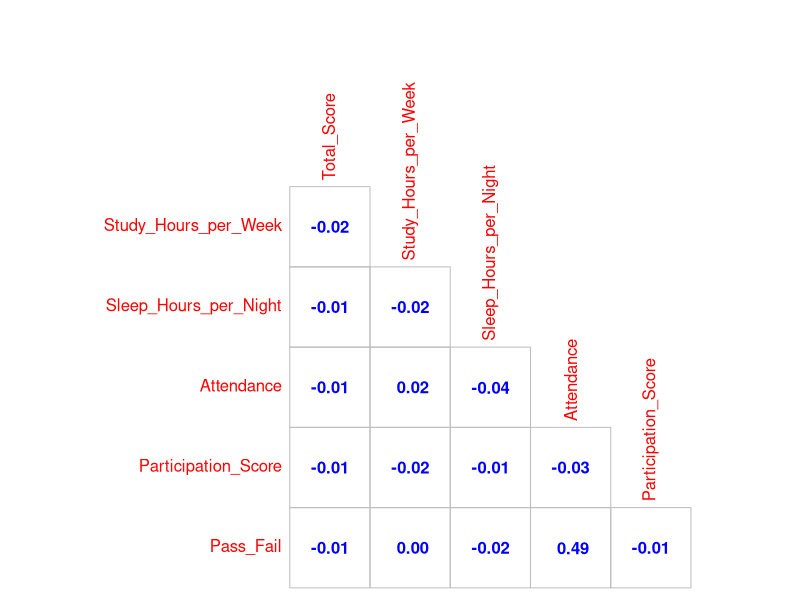
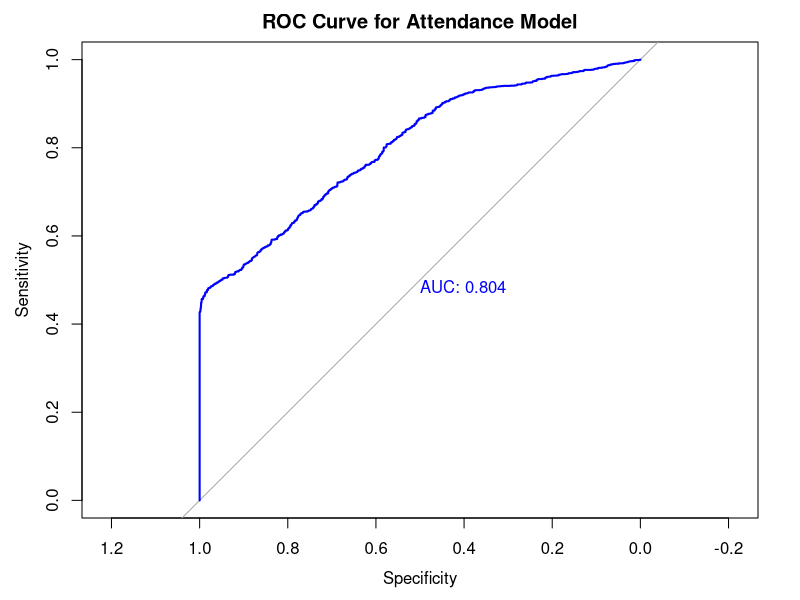
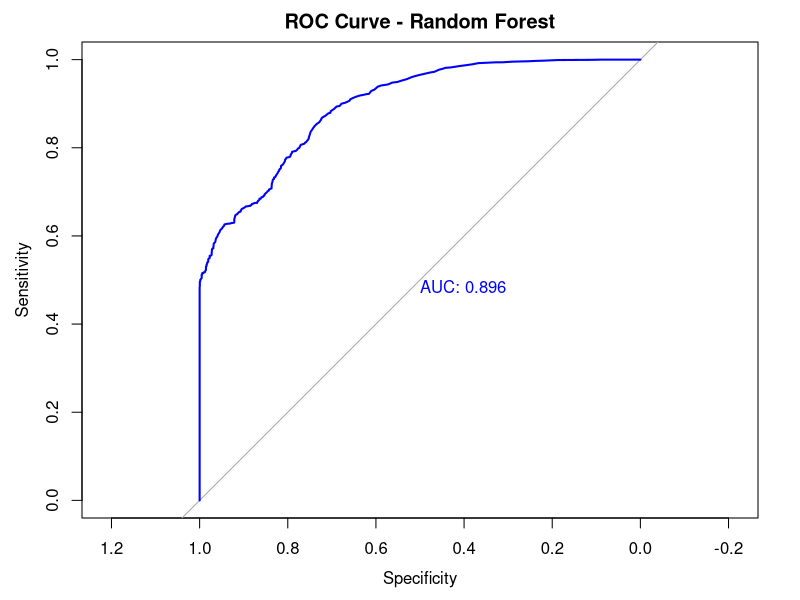

Here is the R script that generated these plots, in order:
## ---- chunk 1
knitr::opts_chunk$set(echo = TRUE)
## ---- chunk 2
knitr::opts_chunk$set(echo = TRUE)
## ---- chunk 3
library(dplyr)
library(readr)
library(ggplot2)
library(tidyr)
library(caret)
library(pROC)
library(MASS)
library(rpart)
library(randomForest)
## ---- chunk 4
students <- read.csv("../data/Students_Grading_Dataset_Cleaned.csv")
## ---- chunk 5
colnames(students)
## ---- chunk 6
cor_mat <- cor(students[, c("Total_Score", "Study_Hours_per_Week", 
                         "Sleep_Hours_per_Night", 
                         "Attendance", "Participation_Score",
                         'Pass_Fail')])


corrplot::corrplot(cor_mat,
                   method="number",
                   col="blue",
                   type="lower",
                   cl.pos='n',
                   diag=FALSE)
## ---- chunk 7
students$Total_Score <- as.numeric(students$Total_Score)
students$Study_Hours_per_Week <- as.numeric(students$Study_Hours_per_Week)
students$Sleep_Hours_per_Night <- as.numeric(students$Sleep_Hours_per_Night)
students$Stress_Level <- as.numeric(students$Stress_Level)
## ---- chunk 8
students$Pass_Fail <- factor(students$Pass_Fail, levels = c(0, 1), labels = c("Fail", "Pass"))
set.seed(123)  # for reproducibility
students <- upSample(x = students[, setdiff(names(students), "Pass_Fail")],
                               y = students$Pass_Fail,
                               yname = "Pass_Fail")

# Check class balance
table(students$Pass_Fail)
## ---- chunk 9
students$Pass_Fail <- ifelse(students$Pass_Fail == "Fail", 0, 1)
## ---- chunk 10
full_lin_reg_model <- lm(Total_Score ~ Attendance + Sleep_Hours_per_Night + Study_Hours_per_Week + Stress_Level, data = students)
summary(full_lin_reg_model)

lin_reg_stepwise_model <- stepAIC(full_lin_reg_model, direction = "both", trace = FALSE)

# View selected model summary
summary(lin_reg_stepwise_model)
## ---- chunk 11
full_logit_model <- glm(Pass_Fail ~ Attendance + Family_Income_Level + Extracurricular_Activities + Internet_Access_at_Home,
                   data = students,
                   family = binomial)

# Stepwise selection
stepwise_logit_model <- stepAIC(full_logit_model, direction = "both")

summary(stepwise_logit_model)
## ---- chunk 12
final_logit_model <- glm(Pass_Fail ~ Attendance + Family_Income_Level, 
                   data = students)
## ---- chunk 13
summary(final_logit_model)
## ---- chunk 14
students$predictions <- predict(final_logit_model, type = "response")
## ---- chunk 15
# Prepare ground truth and predicted probabilities
true_labels <- factor(students$Pass_Fail, levels = c("Fail", "Pass"))
probs <- students$predictions

# Initialize vector to store results
thresholds <- seq(0.1, 0.9, by = 0.01)
results <- data.frame(
  threshold = thresholds,
  Accuracy = NA,
  Sensitivity = NA,
  Specificity = NA,
  Precision = NA,
  F1 = NA
)

# Loop through thresholds
for (i in seq_along(thresholds)) {
  t <- thresholds[i]
  
  preds <- ifelse(probs > t, "Pass", "Fail")
  preds <- factor(preds, levels = c("Fail", "Pass"))
  
  cm <- confusionMatrix(preds, true_labels, positive = "Pass")
  
  # Extract metrics
  acc <- cm$overall["Accuracy"]
  sens <- cm$byClass["Sensitivity"]
  spec <- cm$byClass["Specificity"]
  prec <- cm$byClass["Precision"]
  f1 <- cm$byClass["F1"]
  
  results[i, 2:6] <- c(acc, sens, spec, prec, f1)
}

# View top thresholds by F1 Score
results[order(-results$F1), ][1:5, ]
## ---- chunk 16
students$predicted_class <- ifelse(students$predictions > 0.28, 1, 0)
students$predicted_class <- factor(students$predicted_class, levels = c(0, 1), labels = c("Fail", "Pass"))
## ---- chunk 17
students$Pass_Fail <- as.numeric(as.character(students$Pass_Fail))
students$Pass_Fail <- factor(students$Pass_Fail, levels = c(0, 1), labels = c("Fail", "Pass"))
## ---- chunk 18
table(students$predicted_class, useNA = "always")
table(students$Pass_Fail, useNA = "always")
## ---- chunk 19
# Now evaluate with confusion matrix
students$Pass_Fail <- factor(students$Pass_Fail, levels = c("Fail", "Pass"))
confusionMatrix(students$predicted_class, students$Pass_Fail, positive = "Pass")
## ---- chunk 20
table(students$predicted_class, useNA = "always")
table(students$Pass_Fail, useNA = "always")
## ---- chunk 21
roc(students$Pass_Fail,
    main="ROC Curve for Attendance Model",
    predict(final_logit_model, type = "response"), 
    plot = TRUE, 
    print.auc = TRUE, 
    col = "blue", 
    lwd = 2)
## ---- chunk 22
# Building random forest model
set.seed(1)
rf_model <- randomForest(Pass_Fail ~ Attendance + Family_Income_Level + Extracurricular_Activities + Internet_Access_at_Home,
                         data = students,
                         ntree = 500,
                         mtry = 2,
                         importance = TRUE)

print(rf_model)
## ---- chunk 23
rf_predictions <- predict(rf_model, students, type = "class")

confusionMatrix(rf_predictions, students$Pass_Fail, positive = 'Pass')
## ---- chunk 24
rf_probs <- predict(rf_model, students, type = "prob")[,2]

rf_roc <- roc(students$Pass_Fail, rf_probs)
plot(rf_roc,
     main="ROC Curve - Random Forest",
     print.auc = TRUE, 
     col = "blue", 
     lwd = 2)
auc(rf_roc)
